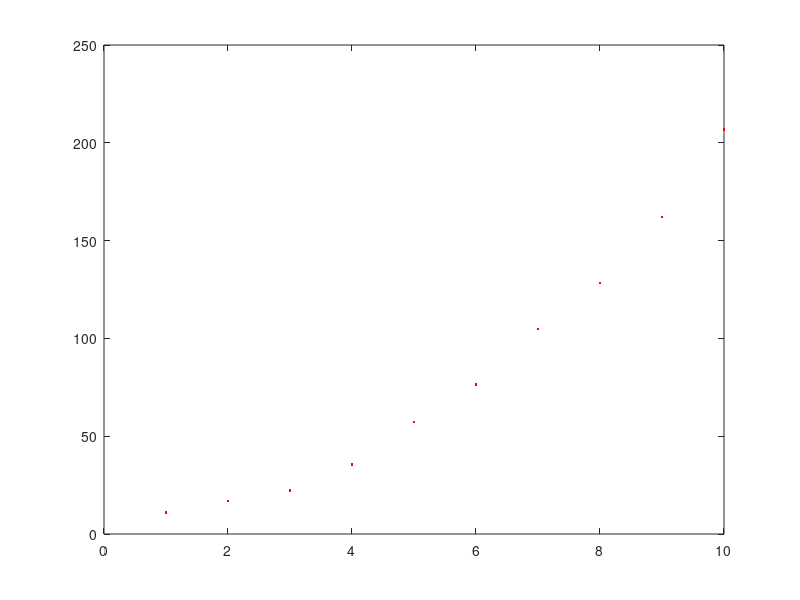

This figure's MATLAB source: (Note: this script raises an error after producing the figure.)
clc; clearvars;

n = 10;
x = 1:1:n;
y = 2.*x.^2 + 4 + (rand(1,n)-0.5)*10;

figure(1);
plot(x,y,'r.');
hold on;

a = reg_nielin(x,y);
yx = a(1).*x.^2 + a(2);
plot(x,yx);